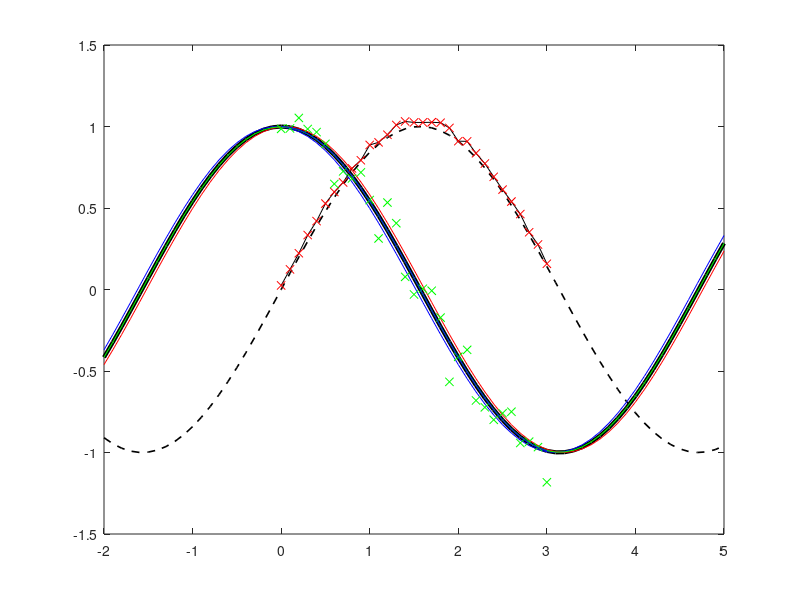

The MATLAB script that drew this image:
clear all


dt = .1;
t = -2:dt:5;
f = sin(t);

dfdt = cos(t);

plot(t,f,'k--','LineWidth',1.2)
hold on
plot(t, dfdt, 'k', 'LineWidth', 3)

%% 
% Forward difference scheme
dfdtF = (sin(t+dt) - sin(t)) / dt;
% Backward difference scheme
dfdtB = (sin(t)-sin(t-dt))/dt;
% Central difference scheme
dfdtC = (sin(t+dt)-sin(t-dt))/(2*dt);

plot(t,dfdtF, 'b')
plot(t,dfdtB, 'r')
plot(t,dfdtC, 'g')

%% From data

close all

x = 0:0.1:3;
f = sin(x);

% add some error to the data
f = f + .05 * rand(size(f));

plot(x,f,'k')
hold on
plot(x,f,'rx')

dx = x(2) - x(1);
n = length(f);

dfdx = zeros(n,1);
dfdx(1) = (f(2)-f(1))/dx;
for i=2:n-1
    dfdx(i) = (f(i+1)-f(i-1))/(2*dx);
end
dfdx(n) = (f(n)-f(n-1))/dx;

% errors are amplified with numerical diff
plot(x,dfdx,'gx')
plot(x,cos(x),'b')
